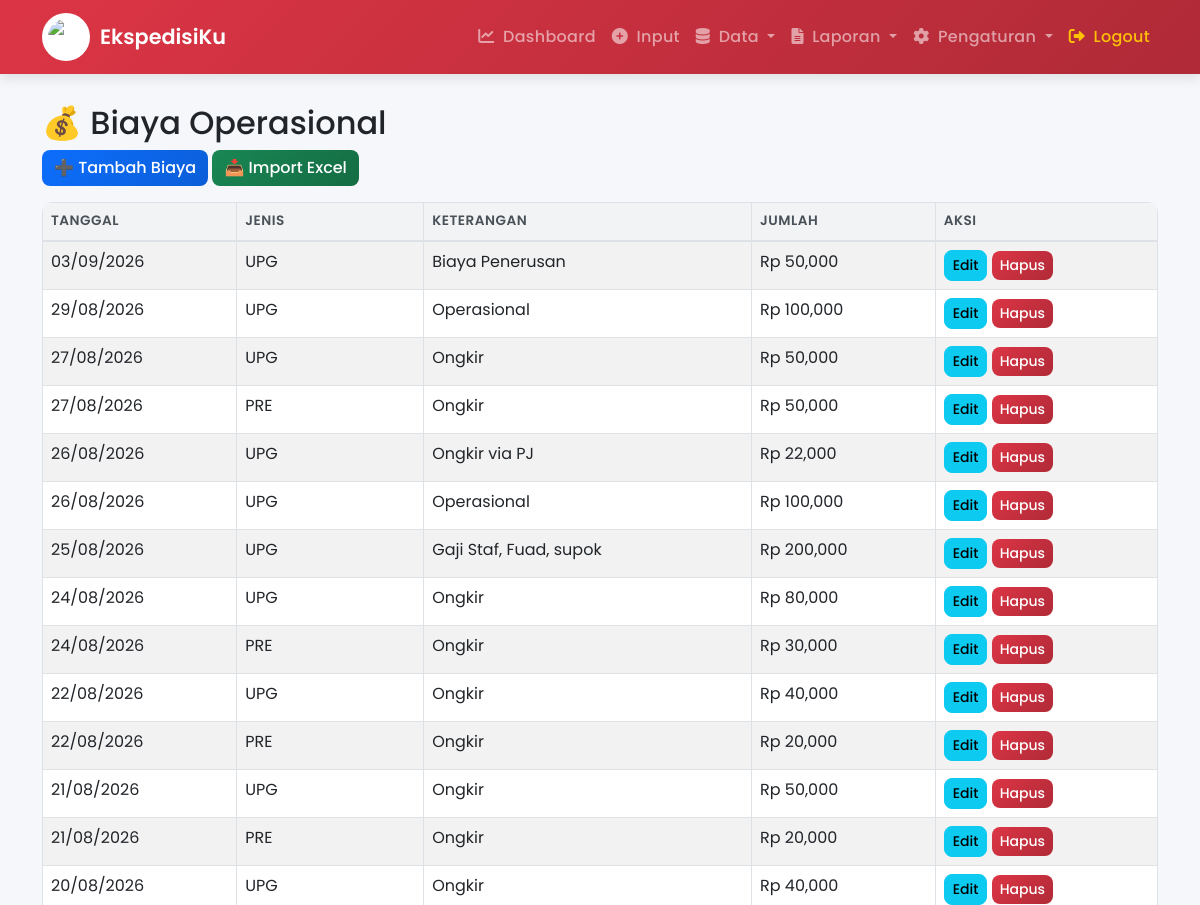
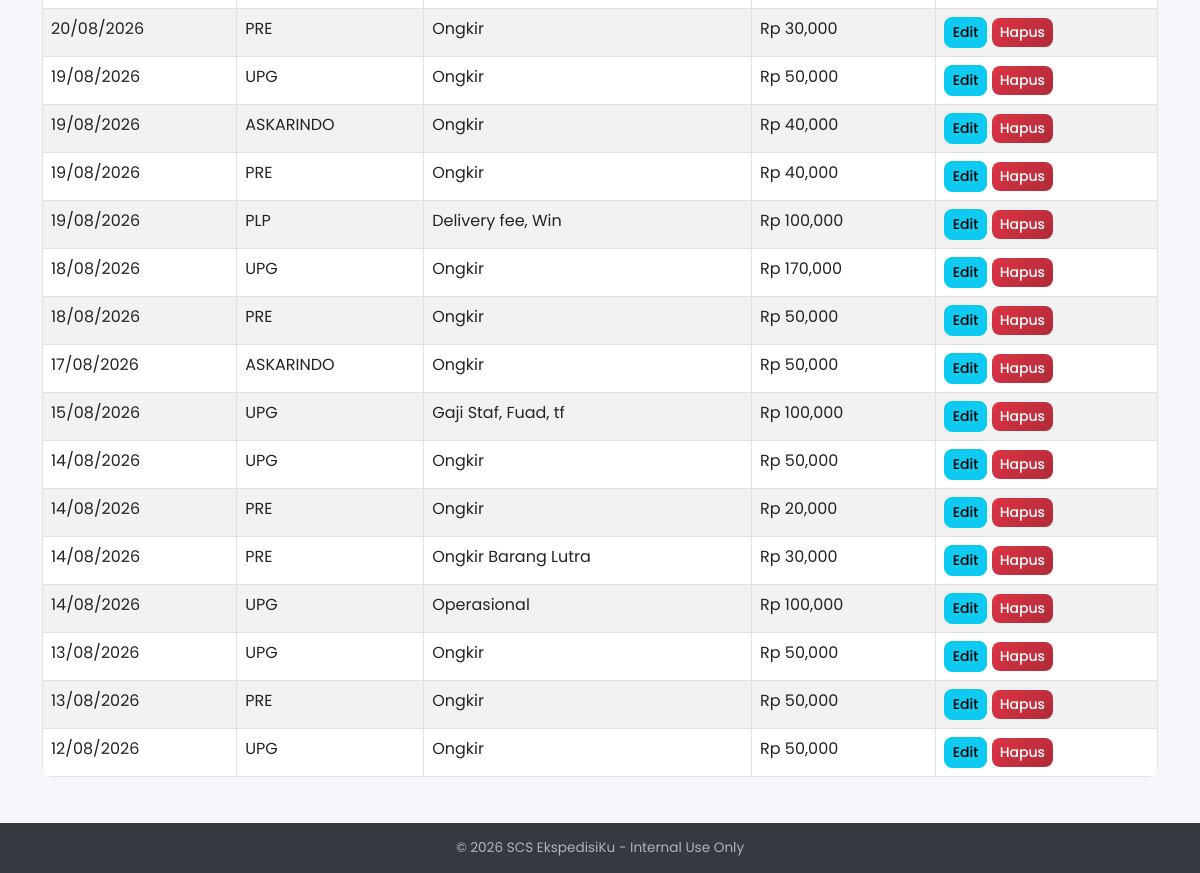
Page /biaya_operasional (signed in) on the committed database (2 pictures, top to bottom).
### models.py (models this page shows)
class BiayaOperasional(db.Model):
    id = db.Column(db.Integer, primary_key=True)
    tanggal = db.Column(db.Date, nullable=False)
    jenis = db.Column(db.String(10), default='')
    keterangan = db.Column(db.String(200))
    jumlah = db.Column(db.Float, nullable=False)
    created_at = db.Column(db.DateTime, default=datetime.utcnow)

### app.py (the view, shortened to what this page needs)
@app.route('/biaya_operasional', methods=['GET', 'POST'])
@login_required
@role_required(['admin'])
def biaya_operasional():
    form = BiayaOperasionalForm()
    biaya_list = BiayaOperasional.query.order_by(BiayaOperasional.tanggal.desc()).limit(30).all()
    return render_template('biaya_operasional.html', form=form, biaya_list=biaya_list)

### app.py (called while the page is built)
@login_manager.user_loader
def load_user(user_id):
    return User.query.get(int(user_id))

def role_required(roles):
    def decorator(f):
        @wraps(f)
        def decorated_function(*args, **kwargs):
            if current_user.role not in roles:
                flash('Anda tidak memiliki akses ke halaman ini.')
                return redirect(url_for('dashboard'))
            return f(*args, **kwargs)
        return decorated_function
    return decorator

@app.context_processor
def inject_settings():
    return dict(get_settings=Settings.get)

### templates/biaya_operasional.html (shortened to what this page needs)
{% extends "base.html" %}
{% block content %}
<h2>💰 Biaya Operasional</h2>
<div class="mb-3">
    <button class="btn btn-primary" data-bs-toggle="collapse" data-bs-target="#formBiaya">
        ➕ Tambah Biaya
    </button>
    <button class="btn btn-success" onclick="document.getElementById('importForm').style.display='block'">
        📥 Import Excel
    </button>
</div>
<div class="table-responsive mt-3">
    <table class="table table-bordered table-striped">
        <thead>
            <tr>
                <th>Tanggal</th>
                <th>Jenis</th>
                <th>Keterangan</th>
                <th>Jumlah</th>
                <th>Aksi</th>
            </tr>
        </thead>
        <tbody>
            {% for b in biaya_list %}
            <tr>
                <td>{{ b.tanggal.strftime('%d/%m/%Y') if b.tanggal else '-' }}</td>
                <td>{{ b.jenis or '-' }}</td>
                <td>{{ b.keterangan or '-' }}</td>
                <td>Rp {{ "{:,.0f}".format(b.jumlah) }}</td>
                <td>
                    <a href="{{ url_for('edit_biaya', id=b.id) }}" class="btn btn-sm btn-info">Edit</a>
                    <form action="{{ url_for('hapus_biaya', id=b.id) }}" method="POST" style="display:inline;" onsubmit="return confirm('Yakin hapus?')">
                        <button type="submit" class="btn btn-sm btn-danger">Hapus</button>
                    </form>
                </td>
            </tr>
            {% else %}
            <tr>
                <td colspan="5" class="text-center">Belum ada biaya operasional.</td>
            </tr>
            {% endfor %}
        </tbody>
    </table>
</div>
{% endblock %}

### templates/base.html (style rules this page uses)
:root { --primary: #dc3545; --primary-dark: #b02a37; --secondary: #6c757d; --success: #198754; --info: #0dcaf0; --warning: #ffc107; --danger: #dc3545; --light: #f8f9fa; --dark: #212529; --font: 'Poppins', sans-serif; }
* { font-family: var(--font); }
body { background: #f5f7fa; min-height: 100vh; display: flex; flex-direction: column; }
.btn { border-radius: 8px; font-weight: 500; transition: all 0.2s ease; }
.btn-danger { background: linear-gradient(135deg, #dc3545, #b02a37); border: none; }
.btn-primary { background: linear-gradient(135deg, #0d6efd, #0b5ed7); border: none; }
.btn-success { background: linear-gradient(135deg, #198754, #146c43); border: none; }
.table { border-radius: 10px; overflow: hidden; }
.table thead th { background: #f1f3f5; font-weight: 600; font-size: 0.85rem; text-transform: uppercase; letter-spacing: 0.5px; color: #495057; border-bottom: 2px solid #dee2e6; }
.table tbody tr { transition: background 0.2s; }

### rows in the picture
BiayaOperasional: tanggal "03/09/2026", jenis "UPG", keterangan "Biaya Penerusan", jumlah "50,000"
BiayaOperasional: tanggal "29/08/2026", jenis "UPG", keterangan "Operasional", jumlah "100,000"
BiayaOperasional: tanggal "27/08/2026", jenis "UPG", keterangan "Ongkir", jumlah "50,000"
BiayaOperasional: tanggal "27/08/2026", jenis "PRE", keterangan "Ongkir", jumlah "50,000"
BiayaOperasional: tanggal "26/08/2026", jenis "UPG", keterangan "Ongkir via PJ", jumlah "22,000"
BiayaOperasional: tanggal "26/08/2026", jenis "UPG", keterangan "Operasional", jumlah "100,000"
BiayaOperasional: tanggal "25/08/2026", jenis "UPG", keterangan "Gaji Staf, Fuad, supok", jumlah "200,000"
BiayaOperasional: tanggal "24/08/2026", jenis "UPG", keterangan "Ongkir", jumlah "80,000"
BiayaOperasional: tanggal "24/08/2026", jenis "PRE", keterangan "Ongkir", jumlah "30,000"
BiayaOperasional: tanggal "22/08/2026", jenis "UPG", keterangan "Ongkir", jumlah "40,000"
BiayaOperasional: tanggal "22/08/2026", jenis "PRE", keterangan "Ongkir", jumlah "20,000"
BiayaOperasional: tanggal "21/08/2026", jenis "UPG", keterangan "Ongkir", jumlah "50,000"
BiayaOperasional: tanggal "21/08/2026", jenis "PRE", keterangan "Ongkir", jumlah "20,000"
BiayaOperasional: tanggal "20/08/2026", jenis "UPG", keterangan "Ongkir", jumlah "40,000"
BiayaOperasional: tanggal "20/08/2026", jenis "PRE", keterangan "Ongkir", jumlah "30,000"
BiayaOperasional: tanggal "19/08/2026", jenis "UPG", keterangan "Ongkir", jumlah "50,000"
BiayaOperasional: tanggal "19/08/2026", jenis "ASKARINDO", keterangan "Ongkir", jumlah "40,000"
BiayaOperasional: tanggal "19/08/2026", jenis "PRE", keterangan "Ongkir", jumlah "40,000"
BiayaOperasional: tanggal "19/08/2026", jenis "PLP", keterangan "Delivery fee, Win", jumlah "100,000"
BiayaOperasional: tanggal "18/08/2026", jenis "UPG", keterangan "Ongkir", jumlah "170,000"
BiayaOperasional: tanggal "18/08/2026", jenis "PRE", keterangan "Ongkir", jumlah "50,000"
BiayaOperasional: tanggal "17/08/2026", jenis "ASKARINDO", keterangan "Ongkir", jumlah "50,000"
BiayaOperasional: tanggal "15/08/2026", jenis "UPG", keterangan "Gaji Staf, Fuad, tf", jumlah "100,000"
BiayaOperasional: tanggal "14/08/2026", jenis "UPG", keterangan "Ongkir", jumlah "50,000"
BiayaOperasional: tanggal "14/08/2026", jenis "PRE", keterangan "Ongkir", jumlah "20,000"
BiayaOperasional: tanggal "14/08/2026", jenis "PRE", keterangan "Ongkir Barang Lutra", jumlah "30,000"
BiayaOperasional: tanggal "14/08/2026", jenis "UPG", keterangan "Operasional", jumlah "100,000"
BiayaOperasional: tanggal "13/08/2026", jenis "UPG", keterangan "Ongkir", jumlah "50,000"
BiayaOperasional: tanggal "13/08/2026", jenis "PRE", keterangan "Ongkir", jumlah "50,000"
BiayaOperasional: tanggal "12/08/2026", jenis "UPG", keterangan "Ongkir", jumlah "50,000"
